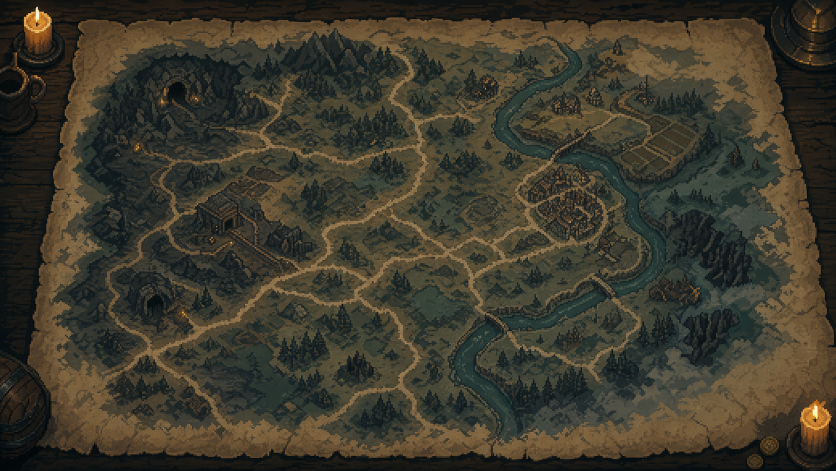
#> input picture assets/source/daymap/reference/daymap_full_reference_v2_generated.png, 1672 x 941 px (shown at 1/2 size)
$ python prepare_daymap_sources.py
#> lines starting #> are read from the running program, lines starting #| are printed output that depends on the picture
from __future__ import annotations

from pathlib import Path

from PIL import Image, ImageEnhance, ImageOps


ROOT = Path(__file__).resolve().parents[2]
SOURCE = ROOT / "assets" / "source" / "daymap"
REFERENCE = SOURCE / "reference"
NATIVE_SIZE = (320, 180)
FULL_MAP_NATIVE_SIZE = (640, 360)
MARKER_SIZE = (24, 24)
MARKER_STATE_SIZE = (32, 32)
FULL_MAP_REFERENCE = REFERENCE / "daymap_full_reference_v2_generated.png"
REFERENCE_IMAGE = FULL_MAP_REFERENCE
MARKER_SHEET_IMAGE = REFERENCE / "daymap_marker_sheet_reference_v2_generated.png"
MARKER_STATE_SHEET_IMAGE = REFERENCE / "daymap_marker_states_reference_v2_generated.png"
NATIVE_BACKGROUND = SOURCE / "daymap_bg_native.png"
FULL_MAP_NATIVE = SOURCE / "daymap_full_native.png"
SOURCE_MARKERS = SOURCE / "markers"
MIN_NATIVE_COLORS = 1000
MIN_EDGE_CHANGE_RATIO = 0.18
MIN_FULL_MAP_COLORS = 64
MAX_FULL_MAP_COLORS = 160
FULL_MAP_PALETTE_COLORS = 144
MIN_FULL_MAP_EDGE_CHANGE_RATIO = 0.10
MIN_MARKER_VISIBLE_PIXELS = 40
MAX_MARKER_COLORS = 10
MARKER_STAMP_PALETTE = [
    (5, 17, 20),
    (13, 35, 39),
    (28, 55, 58),
    (54, 70, 68),
    (84, 74, 51),
    (115, 88, 45),
    (164, 111, 38),
]
MARKER_STAMP_QUANTILES = [0.18, 0.34, 0.52, 0.68, 0.84, 0.94]
MARKERS = [
    "home",
    "mushroom_forest",
    "dark_river",
    "grape_trellis",
    "mill_farm",
    "mercenary_board",
    "abandoned_mine",
    "guild_counter",
]
MARKER_STATES = [
    "marker_base",
    "marker_hover_ring",
    "marker_selected_ring",
    "marker_reveal_burst",
]


def edge_change_ratio(image: Image.Image) -> float:
    rgba = image.convert("RGBA")
    data = rgba.load()
    changes = 0
    total = 0
    for y in range(rgba.height):
        for x in range(rgba.width - 1):
            total += 1
            if data[x, y][:3] != data[x + 1, y][:3]:
                changes += 1
    for y in range(rgba.height - 1):
        for x in range(rgba.width):
            total += 1
            if data[x, y][:3] != data[x, y + 1][:3]:
                changes += 1
    return changes / total


# [5 lines left out: function load_reference, not called in this run]


def build_native_background(reference: Image.Image) -> Image.Image:
    return ImageOps.fit(
        reference,
        NATIVE_SIZE,
        method=Image.Resampling.NEAREST,
        centering=(0.5, 0.5),
    ).convert("RGBA")


def load_full_map_reference() -> Image.Image:
    if not FULL_MAP_REFERENCE.exists():
        raise FileNotFoundError(f"Missing DayMap full map reference: {FULL_MAP_REFERENCE}")
    with Image.open(FULL_MAP_REFERENCE) as image:
        return image.convert("RGBA")


def build_full_map_native_source(reference: Image.Image) -> Image.Image:
    native = ImageOps.fit(
        reference,
        FULL_MAP_NATIVE_SIZE,
        method=Image.Resampling.NEAREST,
        centering=(0.5, 0.5),
    ).convert("RGBA")
    return harmonize_full_map(native)


def harmonize_full_map(native: Image.Image) -> Image.Image:
    image = native.convert("RGBA")
    pixels = image.load()
    width, height = image.size
    cx = (width - 1) * 0.5
    cy = (height - 1) * 0.5
    max_dist = (cx * cx + cy * cy) ** 0.5

    for y in range(height):
        for x in range(width):
            r, g, b, a = pixels[x, y]
            grey = int(r * 0.32 + g * 0.42 + b * 0.26)
            amber = r > g * 1.10 and g > b * 1.02 and r > 70

            r = int(r * 0.82 + grey * 0.18)
            g = int(g * 0.84 + grey * 0.16)
            b = int(b * 0.82 + grey * 0.18)

            lum = (r + g + b) / 3.0
            shadow = max(0.0, min(1.0, (95.0 - lum) / 95.0))
            r = int(r * (0.98 - shadow * 0.08) + 7 * (0.02 + shadow * 0.06))
            g = int(g * (0.98 - shadow * 0.05) + 36 * (0.02 + shadow * 0.04))
            b = int(b * (0.98 - shadow * 0.04) + 40 * (0.02 + shadow * 0.04))
            if amber:
                r = min(176, int(r * 1.05 + 8))
                g = min(132, int(g * 1.02 + 3))
                b = int(b * 0.92)

            dist = (((x - cx) ** 2 + (y - cy) ** 2) ** 0.5) / max_dist
            shade = 1.0 - max(0.0, dist - 0.44) * 0.22
            pixels[x, y] = (
                max(0, min(255, int(r * shade))),
                max(0, min(255, int(g * shade))),
                max(0, min(255, int(b * shade))),
                a,
            )
    alpha = image.getchannel("A")
    quantized_rgb = image.convert("RGB").quantize(
        colors=FULL_MAP_PALETTE_COLORS,
        method=Image.Quantize.MEDIANCUT,
        dither=Image.Dither.NONE,
    ).convert("RGB")
    quantized = quantized_rgb.convert("RGBA")
    quantized.putalpha(alpha)
    return quantized


def load_marker_sheet() -> Image.Image:
    if not MARKER_SHEET_IMAGE.exists():
        raise FileNotFoundError(f"Missing DayMap marker sheet reference: {MARKER_SHEET_IMAGE}")
    with Image.open(MARKER_SHEET_IMAGE) as image:
        return image.convert("RGBA")


# [141 lines left out: functions load_marker_state_sheet, crop_sheet_cell, remove_green_key, trim_to_alpha, fit_icon_to_native, fit_state_to_native and 4 more, not called in this run]


def visible_pixel_count(image: Image.Image) -> int:
    return sum(image.convert("RGBA").getchannel("A").histogram()[1:])


def color_count(image: Image.Image) -> int:
    colors = image.convert("RGBA").getcolors(maxcolors=65536)
    return len(colors) if colors is not None else 65536


def validate_native_background(image: Image.Image) -> None:
    if image.size != NATIVE_SIZE:
        raise ValueError(f"daymap_bg_native: expected {NATIVE_SIZE}, got {image.size}")
    alpha_extrema = image.getchannel("A").getextrema()
    if alpha_extrema[0] < 250:
        raise ValueError("daymap_bg_native: expected opaque background")
    colors = image.convert("RGB").getcolors(maxcolors=image.width * image.height)
    if colors is None:
        raise ValueError("daymap_bg_native: too many native colors to count")
    if len(colors) < MIN_NATIVE_COLORS:
        raise ValueError(
            f"daymap_bg_native: expected at least {MIN_NATIVE_COLORS} colors, got {len(colors)}"
        )
    ratio = edge_change_ratio(image)
    if ratio < MIN_EDGE_CHANGE_RATIO:
        raise ValueError(
            f"daymap_bg_native: edge change ratio {ratio:.3f} below {MIN_EDGE_CHANGE_RATIO}"
        )


def validate_full_map_source(image: Image.Image) -> None:
    if image.size != FULL_MAP_NATIVE_SIZE:
        raise ValueError(f"daymap_full_native: expected {FULL_MAP_NATIVE_SIZE}, got {image.size}")
    alpha_extrema = image.getchannel("A").getextrema()
    if alpha_extrema[0] < 250:
        raise ValueError("daymap_full_native: expected opaque full map")
    colors = image.convert("RGB").getcolors(maxcolors=image.width * image.height)
    if colors is None:
        raise ValueError("daymap_full_native: too many native colors to count")
    if len(colors) < MIN_FULL_MAP_COLORS:
        raise ValueError(
            f"daymap_full_native: expected at least {MIN_FULL_MAP_COLORS} colors, got {len(colors)}"
        )
    if len(colors) > MAX_FULL_MAP_COLORS:
        raise ValueError(
            f"daymap_full_native: expected at most {MAX_FULL_MAP_COLORS} colors, got {len(colors)}"
        )
    ratio = edge_change_ratio(image)
    if ratio < MIN_FULL_MAP_EDGE_CHANGE_RATIO:
        raise ValueError(
            f"daymap_full_native: edge change ratio {ratio:.3f} below {MIN_FULL_MAP_EDGE_CHANGE_RATIO}"
        )


# [22 lines left out: functions validate_marker_sources, validate_marker_states, not called in this run]


def main() -> None:
    full_reference = load_full_map_reference()
#> in load_full_map_reference, image is the input picture: PIL image 1672x941 RGB; mean R, G, B 62, 58, 44.8
    native = build_native_background(full_reference)
#> in build_native_background, `return ImageOps.fit( reference, NATIVE_SIZE, method=Image.Resampling.N..`:
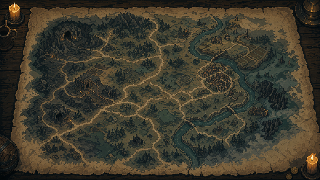
#> returned value: PIL image 320x180 RGBA; mean R, G, B, A 61.9, 57.9, 44.7, 255
    validate_native_background(native)
#> in validate_native_background, `alpha_extrema = image.getchannel("A").getextrema()`: alpha_extrema = (255, 255)
#> in validate_native_background, `colors = image.convert("RGB").getcolors(maxcolors=image.width * image...`: colors = 19247 items
#> in validate_native_background, `ratio = edge_change_ratio(image)`: ratio = 0.996
    full_map_native = build_full_map_native_source(full_reference)
#> in build_full_map_native_source, `native = ImageOps.fit( reference, FULL_MAP_NATIVE_SIZE, method=Image.R..`:
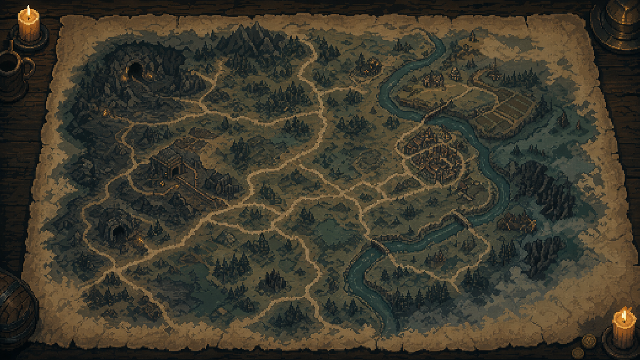
#> native: PIL image 640x360 RGBA; mean R, G, B, A 62, 58, 44.8, 255
#> in harmonize_full_map, `alpha = image.getchannel("A")`: alpha: PIL image 640x360 L; every value is 255
    validate_full_map_source(full_map_native)
#> in validate_full_map_source, `alpha_extrema = image.getchannel("A").getextrema()`: alpha_extrema = (255, 255)
#> in validate_full_map_source, `colors = image.convert("RGB").getcolors(maxcolors=image.width * image...`: colors = 144 items
#> in validate_full_map_source, `ratio = edge_change_ratio(image)`: ratio = 0.816
    markers = build_marker_sources(load_marker_sheet())
    validate_marker_sources(markers)
    states = build_marker_state_sources(load_marker_state_sheet())
    validate_marker_states(states)
    SOURCE.mkdir(parents=True, exist_ok=True)
    SOURCE_MARKERS.mkdir(parents=True, exist_ok=True)
    native.save(NATIVE_BACKGROUND)
    full_map_native.save(FULL_MAP_NATIVE)
    for marker, image in markers.items():
        image.save(SOURCE_MARKERS / f"{marker}_native.png")
    for state, image in states.items():
        image.save(SOURCE_MARKERS / f"{state}_native.png")
    print(f"Prepared {NATIVE_BACKGROUND.relative_to(ROOT)} from {REFERENCE_IMAGE.relative_to(ROOT)}")
    print(f"Prepared {FULL_MAP_NATIVE.relative_to(ROOT)} from {FULL_MAP_REFERENCE.relative_to(ROOT)}")
    print(f"Prepared {len(markers)} DayMap marker sources from {MARKER_SHEET_IMAGE.relative_to(ROOT)}")
    print(f"Prepared {len(states)} DayMap marker state sources from {MARKER_STATE_SHEET_IMAGE.relative_to(ROOT)}")


if __name__ == "__main__":
#> (the run stopped early here; a loop or call above may not have finished)
